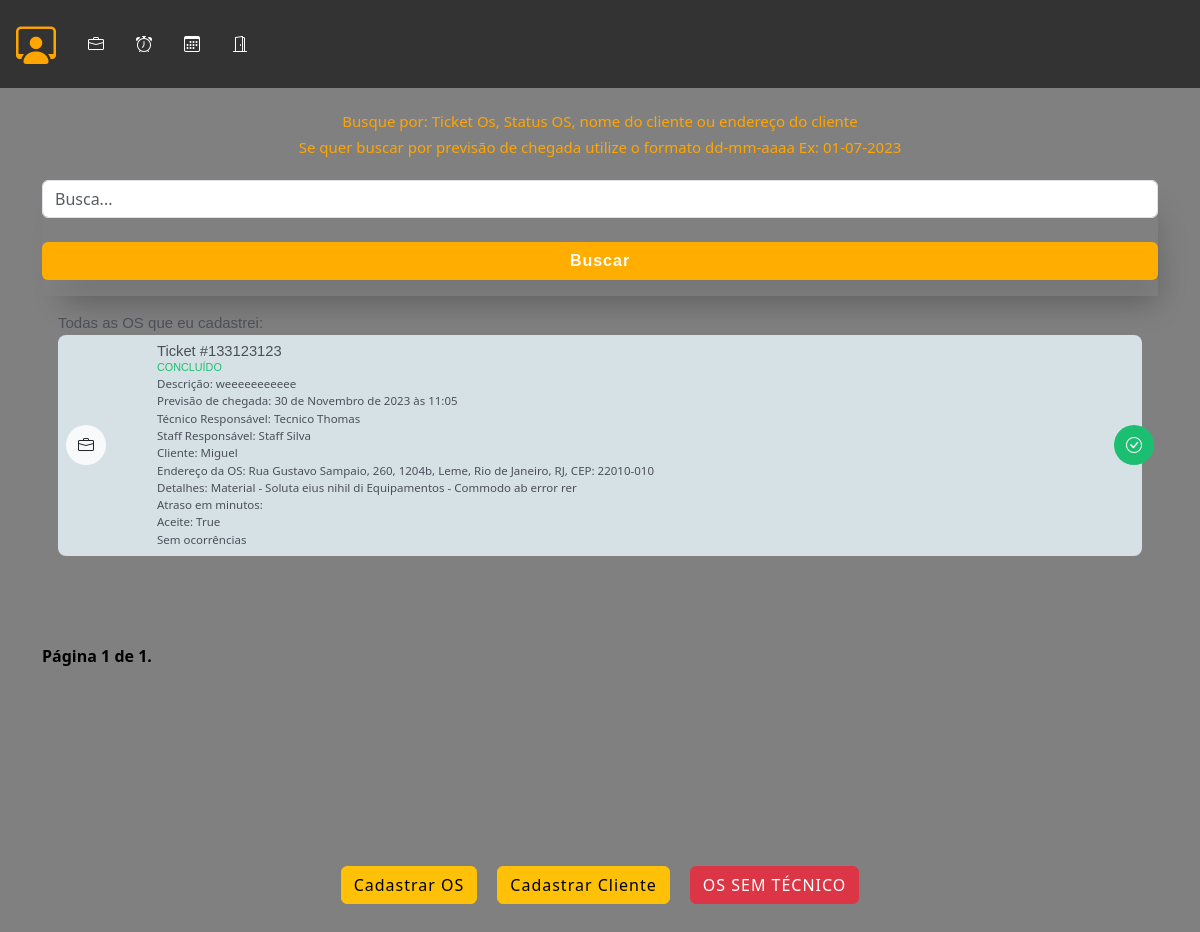
The app's page /staff/lista_os/ (signed in), older data.
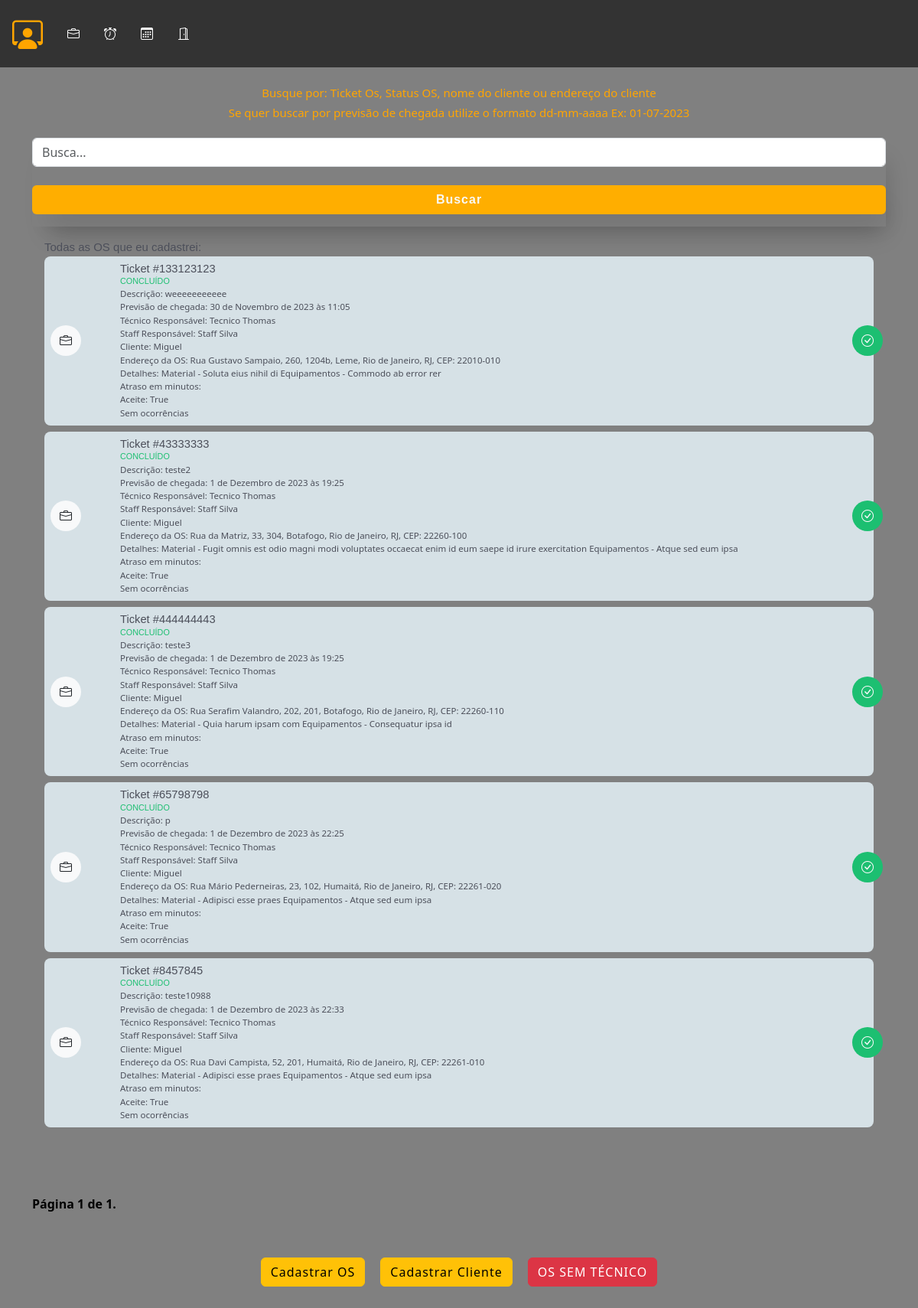
The same page, newer data.
### staff/models.py (models this page shows, shortened)
class OrdemDeServico(models.Model):
    ticket = models.CharField(max_length=200, unique=True)
    tecnico = models.ForeignKey(
        CustomUser,
        on_delete=models.CASCADE,
        related_name="ordens_técnico",
        null=True,
        default=None,
    )
    staff = models.ForeignKey(
        CustomUser, on_delete=models.CASCADE, related_name="ordens_staff"
    )
    descricao = models.TextField(max_length=600)
    previsao_chegada = models.DateTimeField(editable=True)
    previsao_execucao = models.DateTimeField(editable=True)
    material = models.CharField(max_length=100, validators=[MinLengthValidator(3)])
    equipamento = models.CharField(max_length=100, validators=[MinLengthValidator(3)])
    data_criacao = models.DateTimeField(auto_now_add=True)
    cliente = models.ForeignKey(Cliente, on_delete=models.CASCADE)
    endereco = models.ForeignKey(Endereco, on_delete=models.CASCADE)
    contrato = models.CharField(max_length=700, null=True, blank=True)
    atividade = models.CharField(max_length=50, choices=ACTIVITY_CHOICES)
    status_tecnico = models.CharField(max_length=50, choices=TECNICAL_CHOICES)
    status = models.CharField(
        max_length=10, choices=STATUS_CHOICES, default="Aguardando"
    )
    atraso_em_minutos = models.CharField(max_length=50, choices=ATRASO_CHOICES)
    atraso_descricao = models.TextField(max_length=400)
    descricao_reagendamento = models.TextField(max_length=400)
    vezes_reagendada = models.IntegerField(default=0)
    aceite = models.BooleanField(default=False)

class Cliente(models.Model):
    nome = models.CharField(max_length=50, validators=[MinLengthValidator(3)])
    rg = models.CharField(max_length=12, validators=[MinLengthValidator(3)])
    telefone1 = models.CharField(max_length=15, validators=[MinLengthValidator(3)])
    telefone2 = models.CharField(max_length=15, validators=[MinLengthValidator(3)])

### authentication/models.py (models this page shows, shortened)
class CustomUser(AbstractUser):
    telefone = models.CharField(max_length=15, null=False)
    endereco = models.ForeignKey(
        Endereco, on_delete=models.CASCADE, null=True, default=None
    )
    foto = models.ImageField(upload_to="img/perfil_user/", null=True, blank=True)
    email = models.EmailField(unique=True)

class Endereco(models.Model):
    cep = models.CharField(max_length=10)
    rua = models.CharField(max_length=30, validators=[MinLengthValidator(3)])
    bairro = models.CharField(max_length=20, validators=[MinLengthValidator(3)])
    cidade = models.CharField(max_length=20, validators=[MinLengthValidator(3)])
    estado = models.CharField(max_length=2, choices=STATE_CHOICES)
    numero = models.PositiveIntegerField(validators=[MinValueValidator(1)])
    complemento = models.CharField(max_length=100)
    def __str__(self):
        return f"{self.rua}, {self.numero}, {self.complemento}, {self.bairro}, {self.cidade}, {self.estado}, CEP: {self.cep}"

### staff/views.py (the view, shortened to what this page needs)
# urls.py: path("lista_os/", views.lista_os, name="lista_os"),
@user_passes_test(is_staff)
def lista_os(request):
    try:
        staff = request.user
        avisos = calcula_atraso_reagendamento(staff)
        data_atual = datetime.now().date()
        todas_as_ordens = OrdemDeServico.objects.filter(staff=staff)
        for ordem in todas_as_ordens:
            data_previsao = ordem.previsao_chegada.date()
            if data_previsao < data_atual and ordem.status in [
                "Atenção",
                "Urgente",
                "Aguardando",
            ]:
                ordem.status = "Reagendar"
                ordem.descricao_reagendamento = "Ordem ignorada pelo técnico"
                ordem.save()
        ordens = OrdemDeServico.objects.filter(
            staff=request.user,
            status__in=["Atenção", "Urgente", "Aguardando", "Concluído"],
        )
        filtros = request.GET.get("buscar")
    except Exception as e:
        return render(request, "error.html", {"error_message": str(e)})
    items_per_page = 10
    paginator = Paginator(ordens, items_per_page)
    page = request.GET.get("page")
    try:
        ordens = paginator.page(page)
    except PageNotAnInteger:
        ordens = paginator.page(1)
    except EmptyPage:
        ordens = paginator.page(paginator.num_pages)
    return render(
        request,
        "lista_os.html",
        {
            "ordens": ordens,
            **avisos,
        },
    )

### main/helpers.py (called while the page is built)
def is_staff(user):
    return user.groups.filter(name="Staff").exists()

### staff/helpers.py (called while the page is built)
def calcula_atraso_reagendamento(user):
    try:
        ordens_em_atraso = OrdemDeServico.objects.filter(
            staff=user,
            atraso_em_minutos__isnull=False,
            status__in=["Atenção", "Urgente", "Aguardando"],
            atraso_em_minutos__gt=0,
        )
        ordens_reagendar = OrdemDeServico.objects.filter(
            staff=user,
            status="Reagendar",
            aceite=False,
        )
        total_reagendar = len(ordens_reagendar)
        atrasos = len(ordens_em_atraso)
        return {"atrasos": atrasos, "total_reagendar": total_reagendar}
    except Exception as e:
        print(f"Erro ao calcular aviso: {e}")
        return {"atrasos": 0, "total_reagendar": 0}

### staff/templates/lista_os.html (shortened to what the changed rows need)
{% extends "base_staff.html" %}
{% load static %}
{% block rest %}
  <section id="lista_oc_scr">
    <div class="container">
      <div id="oc_lista">
        <br>
        <div class="tab-pane fade show active" id="pills-01" role="tabpanel" aria-labelledby="pills-home-tab" tabindex="0">
          {% for ordem in ordens %}
            <div class="oc_lista_item">
              <div class="row">
                <div class="col-2 col-md-1">
                  <div class="icon bg-light"><i class="bi bi-briefcase text-dark"></i></div>
                </div>
                <div class="col-10 col-md-11">
                    <div class="oc_l_nome font-medium color04">Ticket #{{ ordem.ticket }}</div>
                    <div class="oc_l_status font-medium {% if ordem.status == 'Urgente' %}color-red{% elif ordem.status == 'Atenção' %}color-yellow{% elif ordem.status == 'Aguardando' %}color-blue{% elif ordem.status == 'Concluído' %}color-green{% endif %}">{{ ordem.status }}</div>
                  <div class="oc_l_data color04 font-dark">Descrição: {{ ordem.descricao }}</div>
                  <div class="oc_l_data color04 font-dark">Previsão de chegada: {{ ordem.previsao_chegada }}</div>
                  <div class="oc_l_data color04 font-dark">Técnico Responsável: {{ ordem.tecnico.first_name }} {{ ordem.tecnico.last_name }}</div>
                  <div class="oc_l_data color04 font-dark">Staff Responsável: {{ ordem.staff.first_name }} {{ ordem.staff.last_name }}</div>
                  <div class="oc_l_data color04 font-dark">Cliente: {{ ordem.cliente.nome }}</div>
                  <div class="oc_l_data color04 font-dark">Endereço da OS: {{ ordem.endereco }}</div>
                  <div class="oc_l_data color04 font-dark">Detalhes: Material - {{ ordem.material}} Equipamentos - {{ordem.equipamento}}</div>
                  <div class="oc_l_data color04 font-dark">Atraso em minutos: {{ ordem.atraso_em_minutos }}</div>
                  <div class="oc_l_data color04 font-dark">Aceite: {{ ordem.aceite }}</div>
                  {% if ordem.ocorrencias.all %}
                    <div class="oc_l_data color07 font-dark ">
                      Ocorrências
                      <ul>
                        {% for ocorrencia in ordem.ocorrencias.all %}
                          <li>{{ ocorrencia.titulo }} - {{ ocorrencia.descricao }}</li>
                        {% endfor %}
                      </ul>
                    </div>
                  {% else %}
                    <div class="oc_l_data color04 font-dark">Sem ocorrências</div>
                  {% endif %}
                  {% if ordem.status == "Urgente" %}
                    <div class="status_icon bg05 text-light">
                      <i class="bi bi-exclamation-triangle-fill"></i>
                    </div>
                  {% elif ordem.status == "Atenção" %}
                    <div class="status_icon bg06 text-dark">
                      <i class="bi bi-flag"></i>
                    </div>
                  {% elif ordem.status == "Aguardando" %}
                    <div class="status_icon bg01 text-light">
                      <i class="bi bi-clock"></i>
                    </div>
                  {% elif ordem.status == "Concluído" %}
                    <div class="status_icon bg02 text-light">
                      <i class="bi bi-check-circle"></i>
                    </div>
                  {% endif %}
                </div>
              </div>
            </div>
          {% endfor %}
        </div>
      </div>
    </div>
  </section>
{% endblock %}

Row changes from the older to the newer data that the page shows:
added OrdemDeServico: ticket "43333333", status "CONCLUÍDO", descricao "teste2", previsao_chegada "1 de Dezembro de 2023 às 19:25", tecnico.first_name "Tecnico", tecnico.last_name "Thomas", staff.first_name "Staff", staff.last_name "Silva", cliente.nome "Miguel", endereco "Rua da Matriz, 33, 304, Botafogo, Rio de Janeiro, RJ, CEP: 22260-100", material "Fugit omnis est odio magni modi voluptates occaecat enim id eum saepe id irure exercitation", equipamento "Atque sed eum ipsa", aceite "True", shows "Sem ocorrências"
added OrdemDeServico: ticket "444444443", status "CONCLUÍDO", descricao "teste3", previsao_chegada "1 de Dezembro de 2023 às 19:25", tecnico.first_name "Tecnico", tecnico.last_name "Thomas", staff.first_name "Staff", staff.last_name "Silva", cliente.nome "Miguel", endereco "Rua Serafim Valandro, 202, 201, Botafogo, Rio de Janeiro, RJ, CEP: 22260-110", material "Quia harum ipsam com", equipamento "Consequatur ipsa id", aceite "True", shows "Sem ocorrências"
added OrdemDeServico: ticket "65798798", status "CONCLUÍDO", descricao "p", previsao_chegada "1 de Dezembro de 2023 às 22:25", tecnico.first_name "Tecnico", tecnico.last_name "Thomas", staff.first_name "Staff", staff.last_name "Silva", cliente.nome "Miguel", endereco "Rua Mário Pederneiras, 23, 102, Humaitá, Rio de Janeiro, RJ, CEP: 22261-020", material "Adipisci esse praes", equipamento "Atque sed eum ipsa", aceite "True", shows "Sem ocorrências"
added OrdemDeServico: ticket "8457845", status "CONCLUÍDO", descricao "teste10988", previsao_chegada "1 de Dezembro de 2023 às 22:33", tecnico.first_name "Tecnico", tecnico.last_name "Thomas", staff.first_name "Staff", staff.last_name "Silva", cliente.nome "Miguel", endereco "Rua Davi Campista, 52, 201, Humaitá, Rio de Janeiro, RJ, CEP: 22261-010", material "Adipisci esse praes", equipamento "Atque sed eum ipsa", aceite "True", shows "Sem ocorrências"
